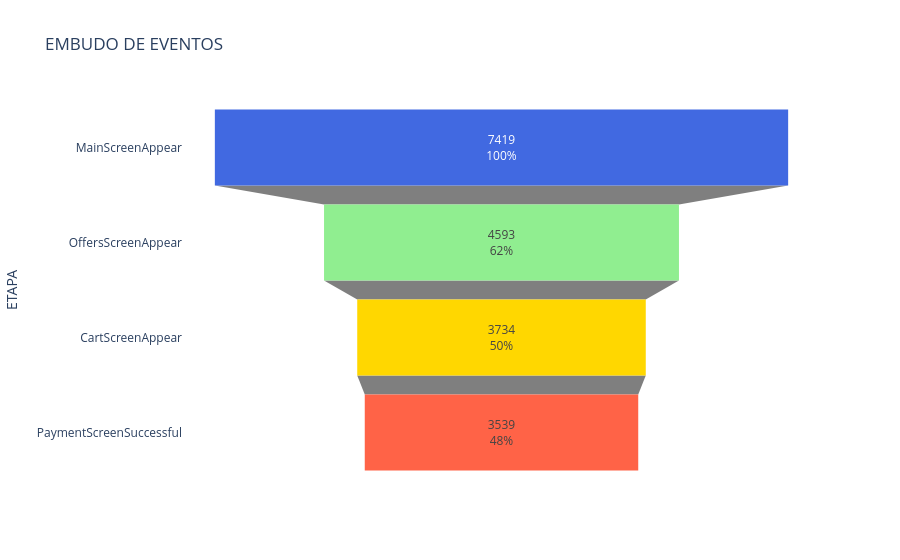

Source (notebook cell):
### Code cell
# Graficar el funnel
fig = px.funnel(
    events_funnel,
    x= 'users_count', 
    y= 'event_name',
    text= 'users_count',
    template= 'plotly_white',
    title= 'EMBUDO DE EVENTOS',
    labels={'event_name': 'ETAPA', 'users_count': 'USUARIOS'}
)
fig.update_traces(
    textinfo="value+percent initial",
    marker_color=['royalblue', 'lightgreen', 'gold', 'tomato'])
fig.show()

### Figure 1 — Plotly figure (JSON) as saved in the notebook; plotly's stock layout.template omitted (floating-point values rounded to 4 significant figures)
{"data": [{"hovertemplate": "USUARIOS=%{text}<br>ETAPA=%{y}<extra></extra>", "legendgroup": "", "marker": {"color": ["royalblue", "lightgreen", "gold", "tomato"]}, "name": "", "orientation": "h", "showlegend": false, "text": [7419, 4593, 3734, 3539], "textinfo": "value+percent initial", "type": "funnel", "x": [7419, 4593, 3734, 3539], "xaxis": "x", "y": ["MainScreenAppear", "OffersScreenAppear", "CartScreenAppear", "PaymentScreenSuccessful"], "yaxis": "y"}], "layout": {"legend": {"tracegroupgap": 0}, "title": {"text": "EMBUDO DE EVENTOS"}, "xaxis": {"anchor": "y", "domain": [0, 1], "title": {"text": "USUARIOS"}}, "yaxis": {"anchor": "x", "domain": [0, 1], "title": {"text": "ETAPA"}}}}
